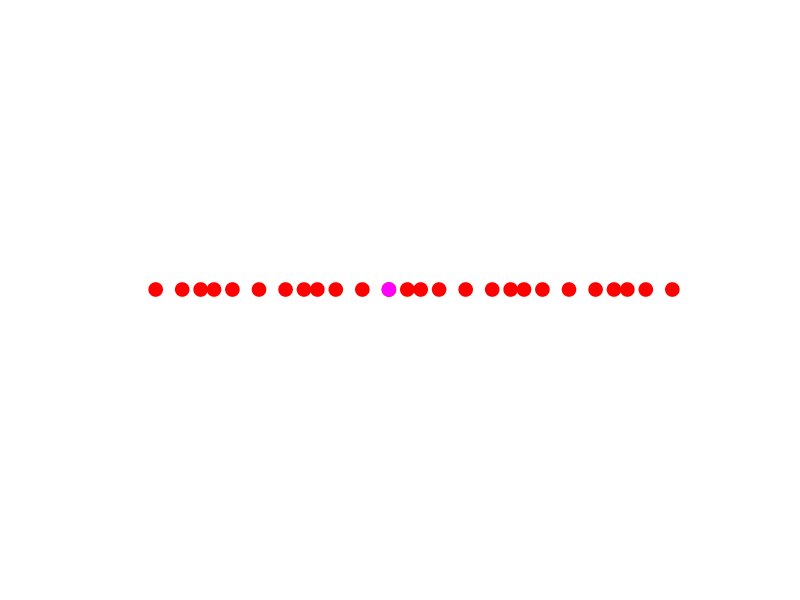

Reproduce this figure in MATLAB.
% wm_travelling.m

% TRAVELLING WAVES
% Animation of the motion can be saved as an animated gif
%   Travelling wave / Transverse wave / Longitudinal wave

% Ian Cooper
% School of Physics, University of Sydney
% email: ian.cooper@sydney.edu.au
% https://d-arora.github.io/Doing-Physics-With-Matlab/
% 170517

clear all
close all
clc

% Type of animation
   flagC = 3;
             % flagC = 1   animation of a travelling wave
             % flagC = 2   animation of a transverse wave
             % flagC = 3   animation of a longitudinal wave

% =======================================================================
%    Setup for saving images (im) 
% ======================================================================
% flag: 0 animated gif NOT saved or 1 saved /  file name
   f_gif = 0;
   ag_name = 'ag_wm_170519C.gif';
% Delay in seconds before displaying the next image  
   delay = 0.20;  
% Frame counter start
   nt = 1; 

switch flagC
    
case 1   % ------------------------------------------------------------
        
% amplitude A  / wavelength L / period T
% no. periods nT / no. wavelengths steps nX
% Number of calcutions Nt Nx
   A = 10;
   L = 20;
   T = 25;
   nT = 3; nX = 3;
   Nx = 200; 
   Nt = 200;
   
% left (-1) or right (+1)
   e = -1;
% angular frequency w / time t / wave number k /displacement s
   w = 2*pi / T;
   k = 2*pi / L;
   tMax = nT * T;
   xMax = nX * L;
   
   t = linspace(0,tMax,Nt);
   x = linspace(0,xMax,Nx);
   
% wave function s(x,t)   
   s = zeros(Nx,Nt);
   
   for c = 1 : Nt
     s(:,c) = A .* sin(k.*x + e*w*t(c));
   end
     v = L / T;
     
    
figure(1)
   pos = [0.1 0.1 0.4 0.4];
   set(gcf,'Units','normalized');
   set(gcf,'Position',pos);
   set(gcf,'color','w');
   t1 = 't  =  ';
   t3 = '   s';
   
for c = 1 : Nt
   hold off
   xP = x; yP = s(:,c);
   plot(xP, yP,'b','lineWidth',2);
   hold on
   xP = x(100); yP = s(100,c);
   hPlot = plot(xP, yP,'o');
   set(hPlot,'MarkerSize',10,'MarkerEdgeColor',[1 0 0], ...
       'MarkerFaceColor', [1 0 0]);
   xP = v * t(c); yP = 0;
   hPlot = plot(xP, yP,'o');
   set(hPlot,'MarkerSize',6,'MarkerEdgeColor',[1 0 1], ...
       'MarkerFaceColor', [1 0 1]);
   
   axis([0 xMax -11 11]);
   ylabel('wave function  s ');
   xlabel('position  x  [ m ]')
   set(gca,'fontSize',14);
   grid on
   t2 = num2str(t(c), '%2.1f \n');
   tm = [t1 t2 t3];
   title(tm);
   pause(0.2)
   
   if f_gif > 0 
       frame = getframe(1);
       im = frame2im(frame);
       [imind,cm] = rgb2ind(im,256);
     %  On the first loop, create the file. In subsequent loops, append.
       if nt == 1
          imwrite(imind,cm,ag_name,'gif','DelayTime',delay,'loopcount',inf);
       else
         imwrite(imind,cm,ag_name,'gif','DelayTime',delay,'writemode','append');
       end
       nt = nt+1;
   end
   
end

case 2  % --------------------------------------------------------------
   % amplitude A  / wavelength L / period T
% no. periods nT / no. wavelengths steps nX
% Number of calcutions Nt Nx
   A = 10;
   L = 20;
   T = 25;
   nT = 3; nX = 3;
   Nx = 2000; 
   Nt = 200;
   
% left (-1) or right (+1)
   e = -1;
% angular frequency w / time t / wave number k /displacement s
   w = 2*pi / T;
   k = 2*pi / L;
   tMax = nT * T;
   xMax = nX * L;
   
   t = linspace(0,tMax,Nt);
   x = linspace(0,xMax,Nx);
   
   % wave function s(x,t)   
   s = zeros(Nx,Nt);
   
   for c = 1 : Nt
     s(:,c) = A .* sin(k.*x + e*w*t(c));
   end
    
figure(2) 
   pos = [0.1 0.1 0.4 0.4];
   set(gcf,'Units','normalized');
   set(gcf,'Position',pos);
   set(gcf,'color','w');
   NS = 20; 
for c = 1 : Nt
   hold off
   xP = x(1:NS:end); yP = s((1:NS:end),c);
   hPlot = plot(xP, yP,'o');
   set(hPlot,'MarkerSize',10,'MarkerEdgeColor',[0 0 1], ...
       'MarkerFaceColor', [0 0 1]);
   hold on
   xP = x(1:100:end); yP = s(1:100:end,c);
   hPlot = plot(xP, yP,'o');
   set(hPlot,'MarkerSize',10,'MarkerEdgeColor',[1 0 0], ...
       'MarkerFaceColor', [1 0 0]);
   axis([0 xMax -11 11]);
   axis off
   pause(0.1)
   
   if f_gif > 0 
       frame = getframe(2);
       im = frame2im(frame);
       [imind,cm] = rgb2ind(im,256);
     %  On the first loop, create the file. In subsequent loops, append.
       if nt == 1
          imwrite(imind,cm,ag_name,'gif','DelayTime',delay,'loopcount',inf);
       else
         imwrite(imind,cm,ag_name,'gif','DelayTime',delay,'writemode','append');
       end
       nt = nt+1;
   end
end

case 3   % LONGITUDINAL WAVE ---------------------------------------------

% x positions of particles
   x = 0:4:100;
   y = zeros(length(x),1);
   
% amplitude 
   A = 1.2;
% period and wavelength
   L = 20;
   k = 2*pi / L;
   T = 25;
   w = 2*pi / T;
% number of time steps
   Nt = 100;
   t = linspace(0,3*T,Nt);

   
figure(3) 
pos = [0.1 0.1 0.4 0.1];
   set(gcf,'Units','normalized');
   set(gcf,'Position',pos);
   set(gcf,'color','w');
   
for c = 1:Nt
    hold off
    xC = x + A.* sin(k*x - w*t(c));
    xP = xC; yP = y;
    hPlot = plot(xP,yP,'o');
    set(hPlot,'MarkerSize',10,'MarkerEdgeColor',[1 0 0], ...
       'MarkerFaceColor', [1 0 0]);
   hold on
   xP = xP(12); yP = y(12);
    hPlot = plot(xP,yP,'o');
    set(hPlot,'MarkerSize',10,'MarkerEdgeColor',[1 0 1], ...
       'MarkerFaceColor', [1 0 1]);
    axis([-10 110 -1 1]);
    
    axis off;
    pause(0.1);
    
    if f_gif > 0 
       frame = getframe(3);
       im = frame2im(frame);
       [imind,cm] = rgb2ind(im,256);
     %  On the first loop, create the file. In subsequent loops, append.
       if nt == 1
          imwrite(imind,cm,ag_name,'gif','DelayTime',delay,'loopcount',inf);
       else
         imwrite(imind,cm,ag_name,'gif','DelayTime',delay,'writemode','append');
       end
       nt = nt+1;
   end
    
    
end    
    
end   % switch
   


     
     


   
